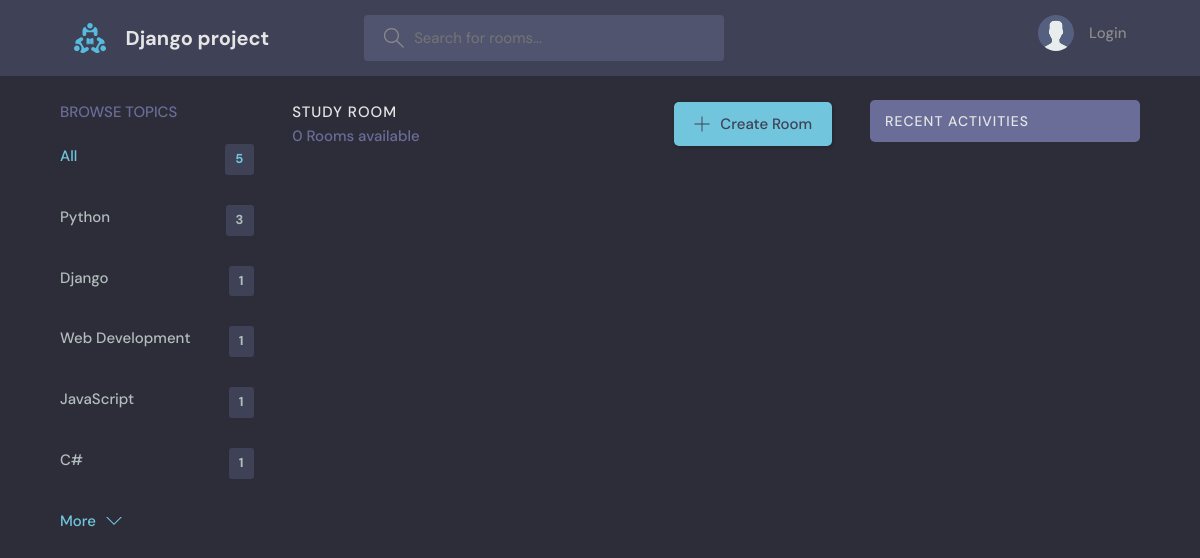
The app's page /?q=Refucyn, older data.
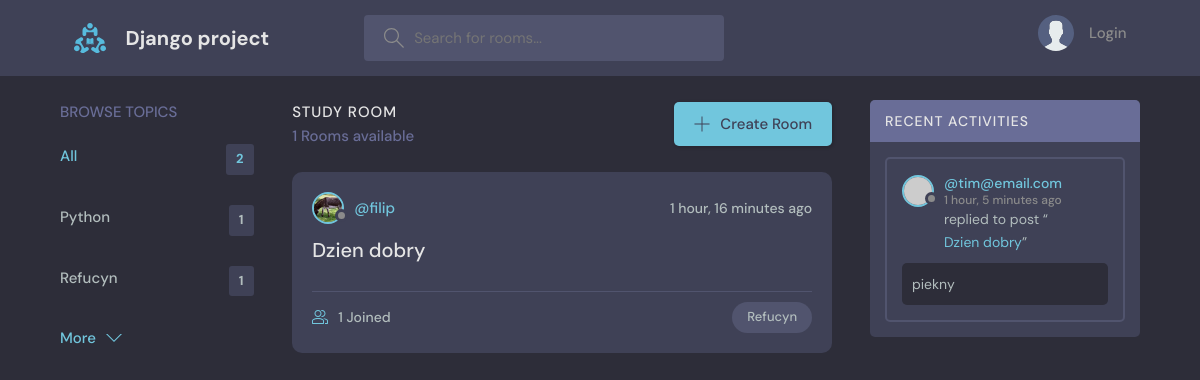
The same page, newer data.
### base/models.py (models this page shows, shortened)
class Topic(models.Model):
    name = models.CharField(max_length=200)

class Room(models.Model):
    host = models.ForeignKey(User, on_delete=models.SET_NULL, null=True)
    topic = models.ForeignKey(Topic, on_delete=models.SET_NULL, null=True)
    name = models.CharField(max_length=200)
    description = models.TextField(null=True, blank=True)
    participants = models.ManyToManyField(User, related_name='participants', blank=True)
    updated = models.DateTimeField(auto_now=True)
    created = models.DateTimeField(auto_now_add=True)
    class Meta:
        ordering = ['-updated','-created']
    def __str__(self):
        return self.name

class User(AbstractUser):
    name = models.CharField(max_length=200,null=True)
    email = models.EmailField(unique = True, null=True)
    bio = models.TextField(null=True)
    avatar = models.ImageField(null=True, default="avatar.svg")
    USERNAME_FIELD = 'email'
    REQUIRED_FIELDS = []

class Message(models.Model):
    user = models.ForeignKey(User, on_delete=models.CASCADE)
    room= models.ForeignKey(Room, on_delete=models.CASCADE)
    body= models.TextField()
    updated= models.DateTimeField(auto_now=True)
    created= models.DateTimeField(auto_now_add=True)
    class Meta:
        ordering = ['-updated','-created']

### base/views.py (the view)
# urls.py: path('', views.home,name='home'),
def home(request):
    q= request.GET.get('q') if request.GET.get('q') != None else ''
    rooms= Room.objects.filter(
        Q(topic__name__icontains=q) |
        Q(name__icontains=q) |
        Q(description__icontains=q)
    )
    topics = Topic.objects.all()[0:5]
    room_count=rooms.count()
    room_messages = Message.objects.filter(Q(room__topic__name__icontains=q))
    context= {'rooms':rooms,'topics':topics,
              'room_count':room_count,'room_messages':room_messages}
    return render(request,'base/home.html',context)

### base/templates/base/home.html (shortened to what this page needs)
{% extends 'main.html' %}
{% block content %}
    <main class="layout layout--3">
      <div class="container">
          {% include 'base/topics_component.html' %}
        <div class="roomList">
          <div class="roomList__header">
            <div>
              <h2>Study Room</h2>
              <p>{{ room_count}} Rooms available</p>
            </div>
            <a class="btn btn--main" href="{% url 'create-room' %}">
              <svg version="1.1" xmlns="http://www.w3.org/2000/svg" width="32" height="32" viewBox="0 0 32 32">
                <title>add</title>
                <path
                  d="M16.943 0.943h-1.885v14.115h-14.115v1.885h14.115v14.115h1.885v-14.115h14.115v-1.885h-14.115v-14.115z"
                ></path>
              </svg>
              Create Room
            </a>
          </div>
            {% include 'base/feed_component.html' %}
        </div>
            {% include 'base/activity_component.html' %}
      </div>
    </main>
{% endblock content %}

### base/templates/base/topics_component.html
<div class="topics">
          <div class="topics__header">
            <h2>Browse Topics</h2>
          </div>
          <ul class="topics__list">
            <li>
              <a href="{% url 'home' %}" class="active">All <span>{{ topics.count }}</span></a>
            </li>
              {% for topic in topics %}
            <li>
              <a href="{% url 'home' %}?q={{ topic.name }}">{{ topic.name }} <span>{{ topic.room_set.all.count }}</span></a>
            </li>
              {% endfor %}
          </ul>
          <a class="btn btn--link" href="{% url 'topics' %}">
            More
            <svg version="1.1" xmlns="http://www.w3.org/2000/svg" width="32" height="32" viewBox="0 0 32 32">
              <title>chevron-down</title>
              <path d="M16 21l-13-13h-3l16 16 16-16h-3l-13 13z"></path>
            </svg>
          </a>
        </div>

### base/templates/base/feed_component.html (shortened to what this page needs)
{% for room in rooms %}
<div class="roomListRoom">
            <div class="roomListRoom__header">
              <a href="{% url 'user-profile' room.host.id %}" class="roomListRoom__author">
                <div class="avatar avatar--small">
                  <img src="{{ room.host.avatar.url }}" />
                </div>
                <span>@{{ room.host.username }}</span>
              </a>
              <div class="roomListRoom__actions">
                <span>{{ room.created|timesince }} ago</span>
              </div>
            </div>
            <div class="roomListRoom__content">
              <a href="{% url 'room' room.id %}">{{ room.name }}</a>
            </div>
            <div class="roomListRoom__meta">
              <a href="{% url 'room' room.id %}" class="roomListRoom__joined">
                {{ room.participants.all.count }} Joined
              </a>
              <p class="roomListRoom__topic">{{ room.topic.name }}</p>
            </div>
          </div>
{% endfor %}

### base/templates/base/activity_component.html (shortened to what this page needs)
        <div class="activities">
          <div class="activities__header">
            <h2>Recent Activities</h2>
          </div>
{% for message in room_messages %}
          <div class="activities__box">
            <div class="activities__boxHeader roomListRoom__header">
              <a href="{% url 'user-profile' message.user.id %}" class="roomListRoom__author">
                <div class="avatar avatar--small">
                  <img src="https://randomuser.me/api/portraits/women/11.jpg" />
                </div>
                <p>
                  @{{ message.user }}
                  <span>{{ message.created|timesince }} ago</span>
                </p>
              </a>
            </div>
            <div class="activities__boxContent">
              <p>replied to post “<a href="{% url 'room' message.room.id %}">{{ message.room }}</a>”</p>
              <div class="activities__boxRoomContent">
                {{ message.body }}
              </div>
    </div>
    </div>
{% endfor %}
</div>

Row changes from the older to the newer data that the page shows:
removed Topic: name "Web Development", room_set.all.count "1"
removed Topic: name "JavaScript", room_set.all.count "1"
removed Topic: name "C#", room_set.all.count "1"
computed for Topic "Python": room_set.all.count "3" → "1"
changed Topic: name "Django" → "Refucyn"
now on this page (row edited): Room: host.avatar (picture), host.username "filip", created "1 hour, 16 minutes", name "Dzien dobry", participants.all.count "1", topic.name "Refucyn"
now on this page (row edited): Message: user "tim@email.com", created "1 hour, 5 minutes", room "Dzien dobry", body "piekny"
Text that changed along with them:
{{ topics.count }}: "5" → "2"
{{ room_count }}: "0" → "1"
